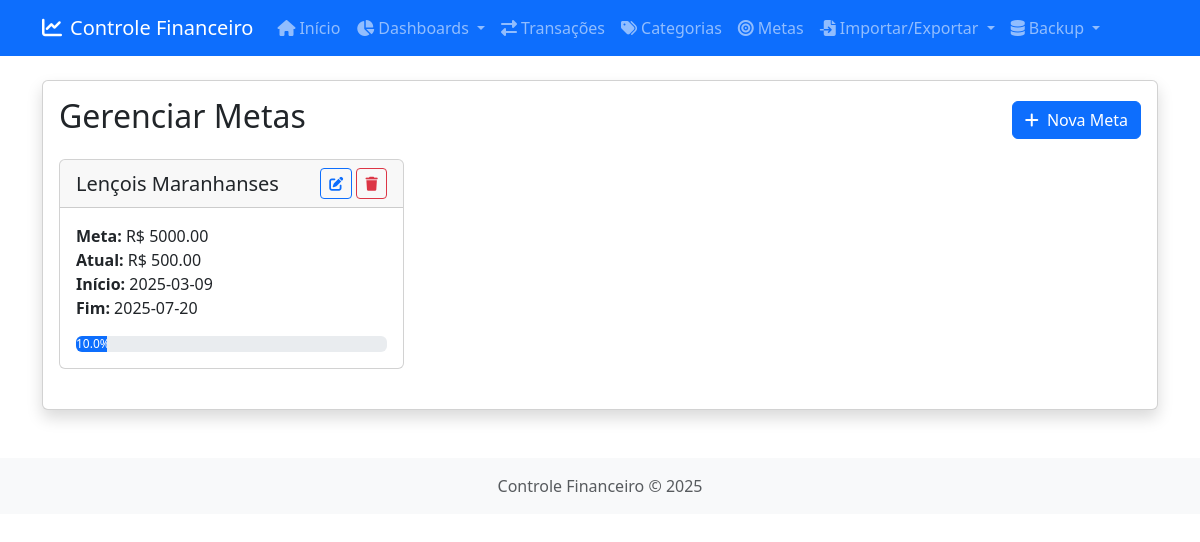
The page /goals on the database its author committed.
### app/models/models.py (models this page shows)
class Goal(db.Model):
    id = db.Column(db.Integer, primary_key=True)
    name = db.Column(db.String(100), nullable=False)
    target_amount = db.Column(db.Float, nullable=False)
    current_amount = db.Column(db.Float, default=0.0)
    category_id = db.Column(db.Integer, db.ForeignKey('category.id'), nullable=True)
    start_date = db.Column(db.Date, nullable=False, default=datetime.utcnow)
    end_date = db.Column(db.Date, nullable=True)
    created_at = db.Column(db.DateTime, default=datetime.utcnow)
    def to_dict(self):
        return {
            'id': self.id,
            'name': self.name,
            'target_amount': self.target_amount,
            'current_amount': self.current_amount,
            'category_id': self.category_id,
            'category_name': self.category.name if self.category_id else None,
            'start_date': self.start_date.strftime('%Y-%m-%d'),
            'end_date': self.end_date.strftime('%Y-%m-%d') if self.end_date else None,
            'progress': (self.current_amount / self.target_amount * 100) if self.target_amount > 0 else 0
        }

### app/controllers/routes.py (the view)
@app.route('/goals')
def goals():
    goals = Goal.query.all()
    categories = Category.query.all()
    return render_template('goals.html',
                          goals=[g.to_dict() for g in goals],
                          categories=[c.to_dict() for c in categories])

### app/controllers/routes.py (called while the page is built)
@app.context_processor
def inject_now():
    return {'now': datetime.now()}

### app/models/models.py (called while the page is built)
    def to_dict(self):
        return {
            'id': self.id,
            'name': self.name,
            'type': self.type,
            'color': self.color
        }

### app/templates/goals.html (shortened to what this page needs)
{% extends "base.html" %}
{% block content %}
<div class="row mb-4">
    <div class="col-12">
        <div class="card shadow">
            <div class="card-body">
                <div class="d-flex justify-content-between align-items-center mb-3">
                    <h2 class="card-title">Gerenciar Metas</h2>
                    <button type="button" class="btn btn-primary" data-bs-toggle="modal" data-bs-target="#addGoalModal">
                        <i class="fas fa-plus me-1"></i> Nova Meta
                    </button>
                </div>
                <div class="row">
                    {% for g in goals %}
                    <div class="col-md-4 mb-4">
                        <div class="card h-100 {% if g.progress >= 100 %}border-success{% endif %}">
                            <div class="card-header d-flex justify-content-between align-items-center">
                                <h5 class="card-title mb-0">{{ g.name }}</h5>
                                <div>
                                    <button class="btn btn-sm btn-outline-primary edit-btn"
                                            data-id="{{ g.id }}"
                                            data-name="{{ g.name }}"
                                            data-target="{{ g.target_amount }}"
                                            data-current="{{ g.current_amount }}"
                                            data-category="{{ g.category_id }}"
                                            data-start="{{ g.start_date }}"
                                            data-end="{{ g.end_date }}"
                                            data-bs-toggle="modal"
                                            data-bs-target="#editGoalModal">
                                        <i class="fas fa-edit"></i>
                                    </button>
                                    <button class="btn btn-sm btn-outline-danger delete-btn"
                                            data-id="{{ g.id }}"
                                            data-bs-toggle="modal"
                                            data-bs-target="#deleteGoalModal">
                                        <i class="fas fa-trash"></i>
                                    </button>
                                </div>
                            </div>
                            <div class="card-body">
                                <p class="card-text">
                                    <strong>Meta:</strong> R$ {{ "%.2f"|format(g.target_amount) }}<br>
                                    <strong>Atual:</strong> R$ {{ "%.2f"|format(g.current_amount) }}<br>
                                    <strong>Início:</strong> {{ g.start_date }}<br>
                                    {% if g.end_date %}
                                    <strong>Fim:</strong> {{ g.end_date }}<br>
                                    {% endif %}
                                </p>
                                <div class="progress mt-3">
                                    <div class="progress-bar {% if g.progress >= 100 %}bg-success{% endif %}"
                                         role="progressbar"
                                         style="width: {{ g.progress }}%;"
                                         aria-valuenow="{{ g.progress }}"
                                         aria-valuemin="0"
                                         aria-valuemax="100">
                                        {{ "%.1f"|format(g.progress) }}%
                                    </div>
                                </div>
                            </div>
                        </div>
                    </div>
                    {% else %}
                    <div class="col-12">
                        <div class="alert alert-info">
                            Nenhuma meta encontrada. Clique em "Nova Meta" para criar sua primeira meta financeira.
                        </div>
                    </div>
                    {% endfor %}
                </div>
            </div>
        </div>
    </div>
</div>
{% endblock %}

### rows shown on the page
Goal: name "Lençois Maranhanses", target_amount "5000.00", current_amount "500.00", start_date "2025-03-09", end_date "2025-07-20", progress "10.0"
